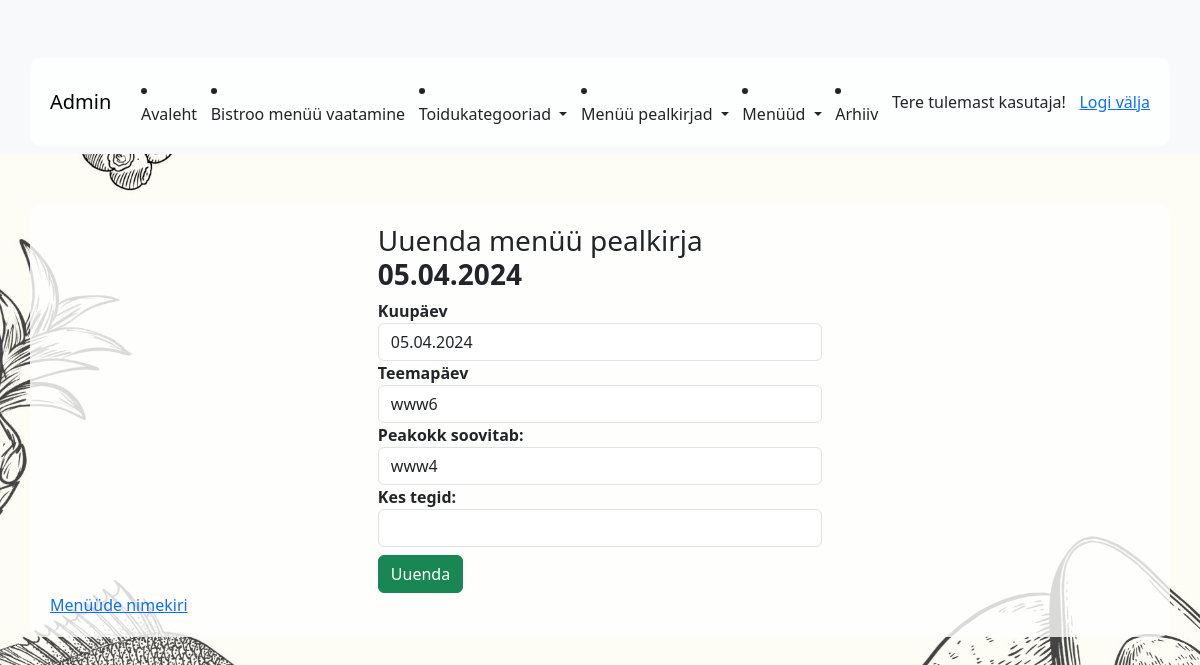
The page /app_admin/heading_update/33 (signed in) on the database its author committed.
### app_admin/models.py (models this page shows, shortened)
class Heading(models.Model):
    date = models.DateField(blank=False, null=False, unique=True, verbose_name="Kuupäev")
    topic = models.CharField(max_length=100, null=True, blank=True, verbose_name="Teemapäev")
    chef = models.CharField(max_length=100, null=True, blank=True, verbose_name="Peakokk soovitab:")
    student = models.CharField(max_length=100, null=True, blank=True, verbose_name="Kes tegid:")
    def __str__(self):
        return f'{self.date.strftime("%d.%m.%Y")}'
    class Meta:
        ordering = ['-date']

### app_admin/views.py (the view, shortened to what this page needs)
# urls.py: path('heading_update/<int:pk>', views.HeadingUpdateView.as_view(), name='heading_update'),
class HeadingUpdateView(ManagerRequiredMixin, WriterRequiredMixin, UpdateView):
    model = Heading
    form_class = HeadingUpdateForm
    template_name = 'app_admin/heading_update.html'
    success_url = reverse_lazy('app_admin:heading_list')

### app_admin/forms.py
class HeadingUpdateForm(forms.ModelForm):
    class Meta:
        model = Heading
        fields = ['date', 'topic', 'chef', 'student']
        widgets = {
            'date': forms.DateInput(attrs={'type': 'text', 'id': 'date', 'class': 'form-control', 'placeholder': 'Kliki kuupäeva valimiseks', 'autocomplete': 'off'}, format='%d.%m.%Y'),
            'topic': forms.TextInput(attrs={'type': 'text', 'class': 'form-control', 'placeholder': ''}),
            'chef': forms.TextInput(attrs={'type': 'text', 'class': 'form-control'}),
            'student': forms.TextInput(attrs={'type': 'text', 'class': 'form-control'}),
        }

### app_admin/views.py (called while the page is built)
    def test_func(self):
        return self.request.user.groups.filter(name='Manager').exists()

### app_admin/templates/app_admin/heading_update.html (shortened to what this page needs)
{% extends 'base_admin.html' %}
{% block content %}
     {% if user.is_authenticated %}
	<div class="row">
    <div class="col-5 mx-auto">
        <h3>Uuenda menüü pealkirja <span class="fw-bold">{{ heading }}</span></h3>
        <form method="post" class="form">
            {% for field in form %}
            	<div class="form-field">
                    <label for="{{ field.id_for_label }}" class="fw-bold">{{ field.label }}</label>
                    {{ field }}
                </div>
            {% endfor %}
            <input type="submit" value="Uuenda" class="btn btn-success mt-2">
        </form>
    </div>
    <a href="{% url 'app_admin:heading_list' %}">Menüüde nimekiri</a>
    </div>
     {% endif %}
{% endblock %}

### templates/menu_admin.html (shortened to what this page needs)
<nav class="navbar navbar-expand-lg navbar-light bg-light">
  <div class="container">
    {% if user.is_authenticated %}
      <a class="navbar-brand" href="http://127.0.0.1:8000/admin/"> Admin </a>
        <li class="nav-item">
        <a class="nav-link" href="{% url "app_admin:index" %}" >Avaleht</a>
        </li>
        <li class="nav-item">
        <a class="nav-link" href="{% url "app_public:index" %}" >Bistroo menüü vaatamine</a>
        </li>
              <li class="nav-item dropdown">
          <a class="nav-link dropdown-toggle" href="#" role="button" data-bs-toggle="dropdown" aria-expanded="false">
                Toidukategooriad
          </a>
        </li>
              <li class="nav-item dropdown">
          <a class="nav-link dropdown-toggle" href="#" role="button"  data-bs-toggle="dropdown" aria-expanded="false">
               Menüü pealkirjad
          </a>
        </li>
        <li class="nav-item dropdown">
          <a class="nav-link dropdown-toggle" href="#" role="button"  data-bs-toggle="dropdown" aria-expanded="false">
               Menüüd
          </a>
        </li>
         <li class="nav-item">
    <a class="nav-link" href="{% url 'app_admin:archive_page' %}">Arhiiv</a>
  </li>
    <span class="nav-link">Tere tulemast {{ user.username }}! </span>
    <span id="logout-link" class="nav-link alert-info"><a href="#">Logi välja </a></span>
{% else %}
    <span class="nav-link">Kui sa soovid menüüd muuta, siis sa pead sisse logima! <a href="{% url 'login' %}">Logi sisse</a></span>
{% endif %}
    </div>
</nav>

### rows shown on the page
Heading: date "05.04.2024", form "05.04.2024" "www6" "www4"

### other values the page prints
{{ user.username }} "kasutaja"
{{ field.label }} "Kuupäev" "Teemapäev" "Peakokk soovitab:" "Kes tegid:"
